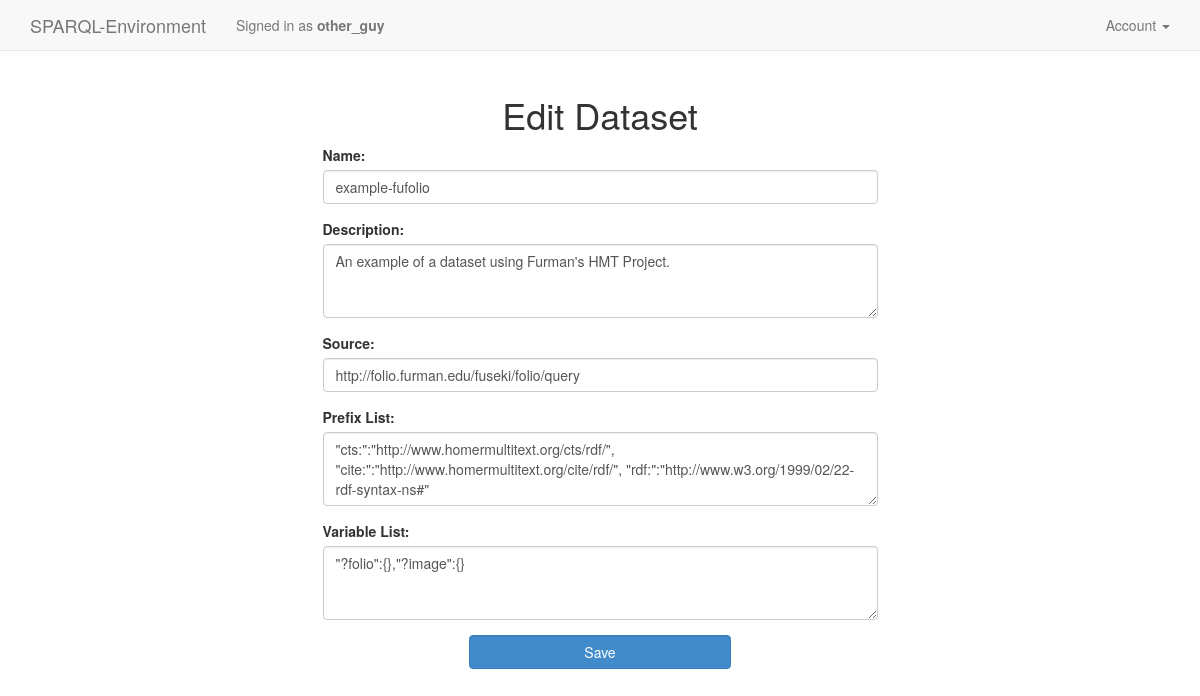
/edit_dataset.php?id=2 (signed in), run on the app's committed database.
### tables this page shows
CREATE TABLE dataset (
	id int NOT NULL AUTO_INCREMENT PRIMARY KEY,
	name varchar(50) NOT NULL,
	description varchar(140) NOT NULL,
	source varchar(100) NOT NULL,
	prefix_list text,
	variable_list text
);

### edit_dataset.php (the view, shortened to what this page needs)
<?php
    require("common.php");
    if(empty($_POST)) {
        $query = "SELECT * FROM datapermission WHERE data_id = :data_id AND user_id = :user_id";
        try {
            $stmt = $db->prepare($query);
        } catch(PDOException $ex) {
            die("Failed to run query: " . $ex->getMessage());
        }
    }
?>
<!DOCTYPE html>
<html>
<head>
	<link rel="stylesheet" type="text/css" href="webroot/css/bootstrap.css"/>
	<link rel="stylesheet" type="text/css" href="webroot/css/bootstrap-adjust.css"/>
</head>
<nav class="navbar navbar-default navbar-fixed-top">
<div class="container">
  <div class="navbar-header">
    <a class="navbar-brand" href="homepage.php">SPARQL-Environment</a>
    <p class="navbar-text">Signed in as
      <b><?php echo htmlentities($_SESSION['user']['username'], ENT_QUOTES, 'UTF-8'); ?></b>
    </p>
  </div>
  <div class="collapse navbar-collapse" id="bs-example-navbar-collapse-1">
    <ul class="nav navbar-nav navbar-right">
      <li class="dropdown">
        <a href="#" class="dropdown-toggle" data-toggle="dropdown" role="button" aria-haspopup="true" aria-expanded="false">Account <span class="caret"></span></a>
      </li>
    </ul>
  </div>
</div>
</nav>
<body>
	<div id="main-container">
	<div id="content" class="container">
	<div id="page-container" class="row">
	<div id="page-content" class="col-sm-12">
    <h1 style="text-align: center;">Edit Dataset</h1>
	  <div class="row">
      <div class="col-sm-3"></div>
      <div class="col-sm-6">
        <form action="edit_dataset.php" method="post" name="edit_dataset_form" id="edit_dataset_form">
          <fieldset>
            <?php
              $query = "SELECT * FROM dataset WHERE id = :id";
              $query_params = array(':id' => $_GET['id']);
              try {
                  $stmt = $db->prepare($query);
                  $result = $stmt->execute($query_params);
              } catch(PDOException $ex) {
                  die("Failed to run query: " . $ex->getMessage());
              }
              $row = $stmt->fetch();
              print('<div class="form-group">
                      <label for="name">Name:</label>
                      <input type="text" name="name" class="form-control" id="name" value="' . $row['name'] . '">
                    </div>
                    <div class="form-group">
                      <label for="desc">Description:</label>
                      <textarea name="desc" class="form-control" rows="3" id="desc">' . $row['description'] . '</textarea>
                    </div>
                    <div class="form-group">
                      <label for="source">Source:</label>
                      <input type="text" name="source" class="form-control" id="source" value="' . $row['source'] . '">
                    </div>
                    <div class="form-group">
                      <label for="prefix">Prefix List:</label>
                      <textarea name="prefix" class="form-control" rows="3" id="prefix">' . $row['prefix_list'] . '</textarea>
                    </div>
                    <div class="form-group">
                      <label for="variable">Variable List:</label>
                      <textarea name="variable" class="form-control" rows="3" id="variable">' . $row['variable_list'] . '</textarea>
                    </div>
                    <input type="hidden" name="id" id="id" value="' . $_GET['id'] . '">');
            ?>
            <div class="row">
              <div class="col-xs-3"></div>
              <div class="col-xs-6">
                <input type="submit" name="save" class="form-control btn btn-primary" value="Save">
              </div>
              <div class="col-xs-3"></div>
            </div>
    			</fieldset>
        </form>
      </div>
      <div class="col-sm-3"></div>
    </div>
	</div>
	</div>
	</div>
	</div>
</body>
</html>

### data on the page
dataset: name "example-fufolio", desc "An example of a dataset using Furman's HMT Project.", source "http://folio.furman.edu/fuseki/folio/query", prefix "\"cts:\":\"http://www.homermultitext.org/cts/rdf/\", \"cite:\":\"http://www.homermultitext.org/cite/rdf/\", \"rdf:\":\"http://www.w3.org/1999/02/22-rdf-syntax-ns#\"", variable "\"?folio\":{},\"?image\":{}"

### other printed values
$_SESSION['user']['username'] "other_guy"
